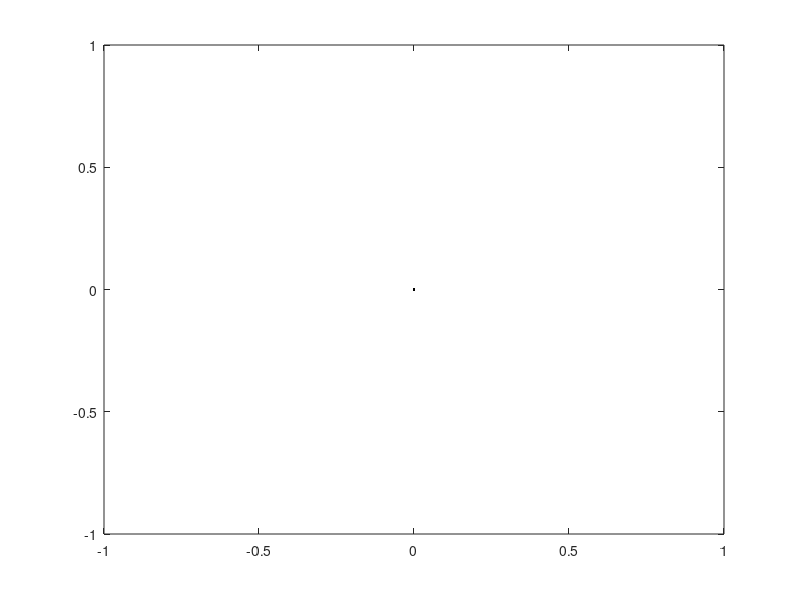

MATLAB code to generate this figure: (Note: this script raises an error after producing the figure.)
%% PA3 - Inverse Kinematics - Atish Ananth, Tejas Gulur, Max Lemon, James Farrell


% Close everything 
clc
clear
close all

% Get the user input
% points = 5;
points = input('Type in how many points you are entering: ');
while(~isnumeric(points) || points <= 1)
    fprintf("Invalid input!\n")
    points = input('Type in how many points you are entering: ');
end 

% Open figure 1 for our user input 
figure(1)

% Initialize column vector variables for graphical inputs
x_num = zeros(points,1); 
y_num = zeros(points,1);

% Set line property for the points
line_property = plot(0,0,'k.-');
% Loop thru amount of inputs and store them
for i = 1:points
    
    % Plot circle function which gives the workspace
    plot_circle(0,0, 0.5);
    plot_circle(0,0, 1.5);
    
    % Gives the circles
    title(['Click  on ' num2str(points-i+1) ' points'])
    [x,y] = ginput(1);
    
    % Initialize radioos (radius) and prompt user to select inside the
    % workspace
    radioos = sqrt(x^2 + y^2);
    while( radioos < 0.5 || radioos > 1.5)
        title(sprintf('Point must be in the workspace! Try again'))
        [x,y] = ginput(1);
        radioos = sqrt(x^2 + y^2);
    end 

    % Write to array
    x_num(i) = x;
    y_num(i) = y;

    % Set array val
    set(line_property, 'xdata', x_num(1:i), 'ydata', y_num(1:i));

     

end 

% Convert the column vectors to a theta and rho that are defined in polar
[theta,rho] = cart2pol(x_num, y_num);



figure(2)

% Resulting curve  function returned w/ circles 
[T, R]  = awesome_curve_fit(theta,rho);
plot(x_num, y_num);
plot(R.*cos(T), R.*sin(T));

plot_circle(0,0,0.5);
plot_circle(0,0,1.5);

 

% Getting radius values for the curve 
[j1, j2] =  spline_disc(T, R);

clf

%animating the path of the robot

frames = length(j1);
F(frames) = struct('cdata', [], 'colormap', []); %initialize Frames for movie

for i=1:length(j1)
    
    plot(R.*cos(T), R.*sin(T), '-', x_num, y_num, 'x');
    plot_circle(0,0,0.5);
    plot_circle(0,0,1.5);
    plot_links(j1(i),j2(i));
    
    F(i) = getframe();  % Capture the current plot as a animation frame
    
end

% Play back the animation
figure();
movie(F, 1, 100);

%%
% One of the biggest challenges we faced in this was in
% smoothing out the algorithm to fit the curve. We ended up taking a unique
% approach in utilizing polar coordinates in order to draw the spline curve
% which allowed for a simplification of calculations. These simplifications
% carried on into the rest of the calculations that we performed, including
% the inverse kinematics! Another challenge that we faced was working
% together and sending each other code, but we ended up using GitHub and
% used GitHub desktop to keep track of changes, commits, and changes to
% code so we can work on it in real time as well as make sure code
% collisions wouldn't occur (https://github.com/tgulur/PA3). Finally, we attempted to break the code up
% more by utilizing MatLab functions to do the curve algorithm, circle
% plotting, inverse kinematics, and link plotting
